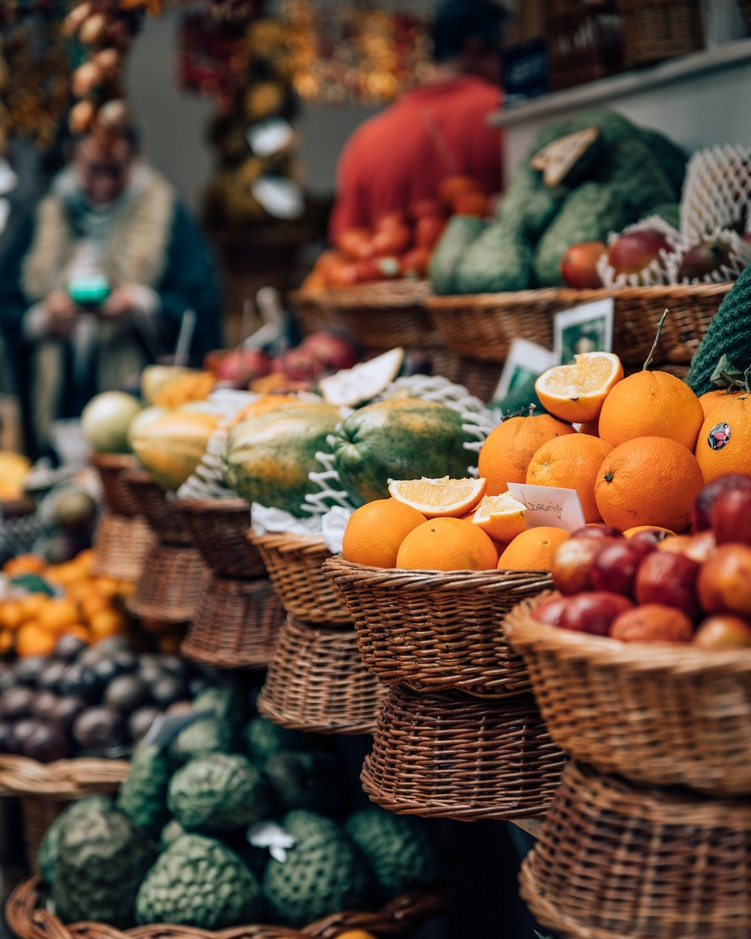
%> input picture Imagenes/fruits.jpg, 751 x 939 px, shrunk from 2400 x 3000 before the run
$ octave clase_3_conversion_grises.m   (GNU Octave 9; MATLAB toolbox functions it lacks are replaced by stand-ins)
%> lines starting %> are read from the running program, lines starting %| are printed output that depends on the picture
clc
clear all
close all
%% Lectura de la imagen
img = imread('fruits.jpg');
%> img is the input picture: size 939x751x3 uint8; mean R, G, B 99.8, 75.5, 59.6
figure(1)
imshow(img)
impixelinfo
%% Conversi髇 a escala de grises
img_gris = rgb2gray(img);
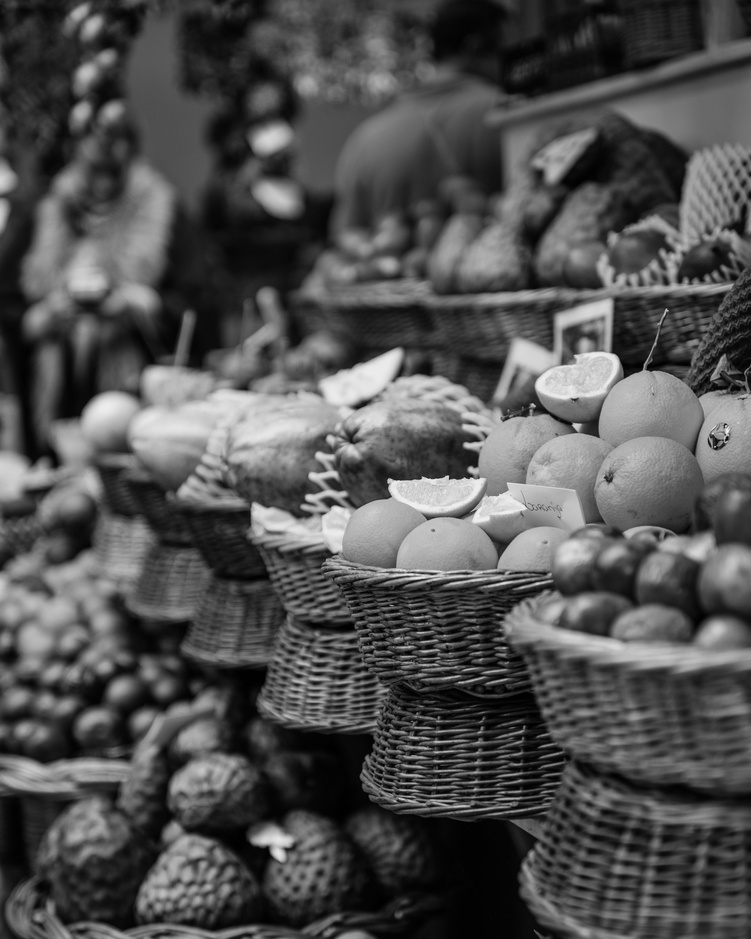
%> img_gris: size 939x751 uint8; min 0, max 244, mean 81
% figure(2)
% imshow(img_gris)

%% Extracci髇 de los canales a color R-G-B

img_R = img;
img_R(:,:,2) = 0;
img_R(:,:,3) = 0;
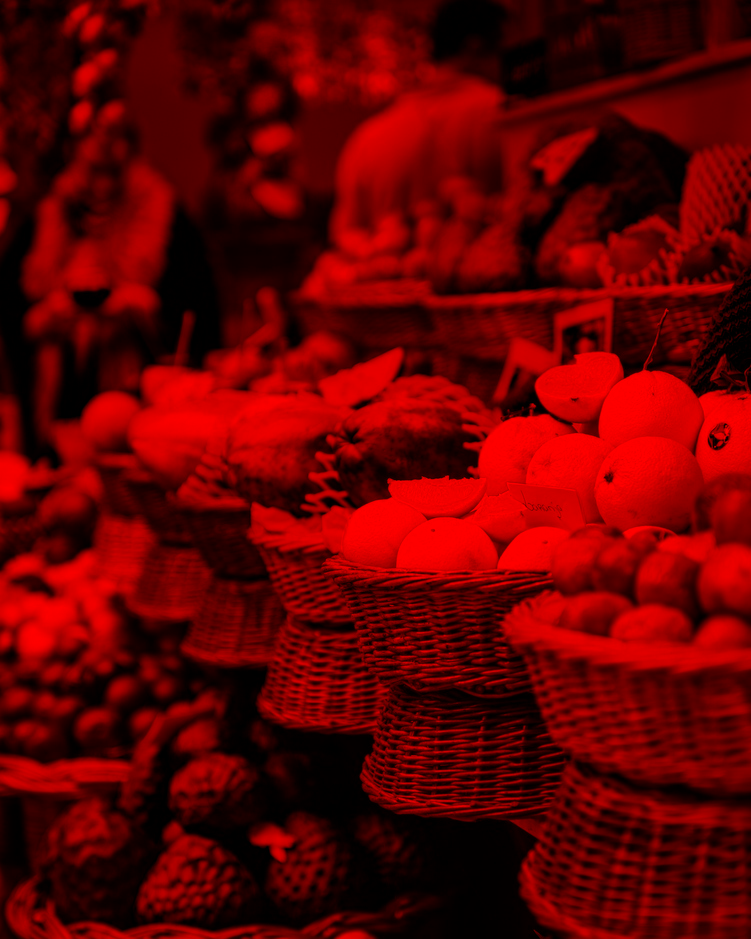
%> img_R: size 939x751x3 uint8; mean R, G, B 99.8, 0, 0
% figure(3)
% imshow(img_R)

img_G = img;
img_G(:,:,1) = 0;
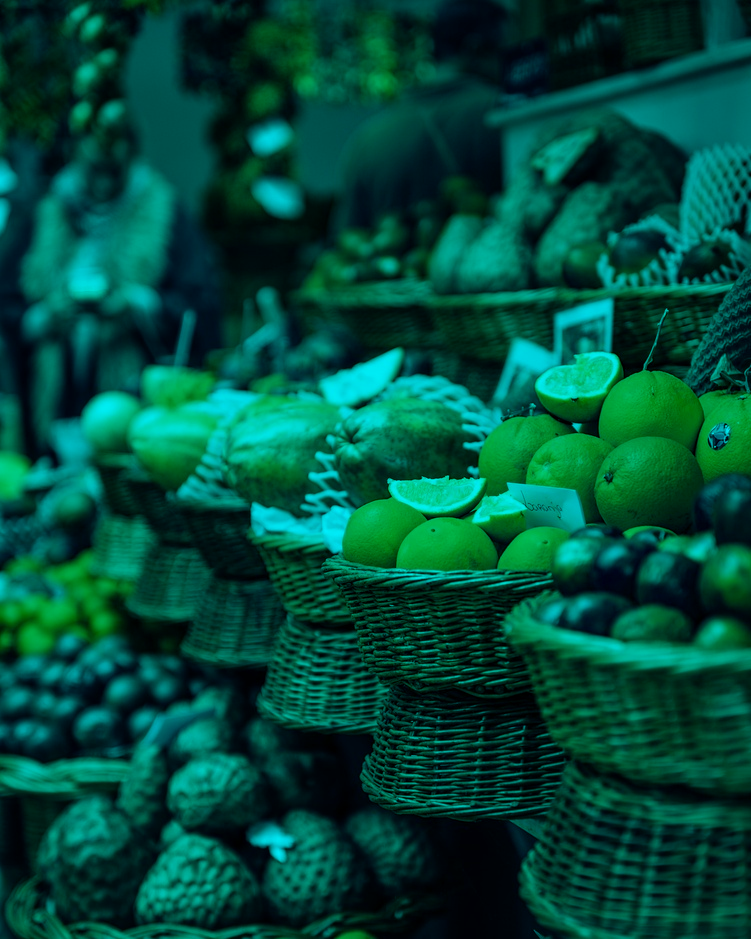
%> img_G: size 939x751x3 uint8; mean R, G, B 0, 75.5, 59.6
img_G(:,:,3) = 0;
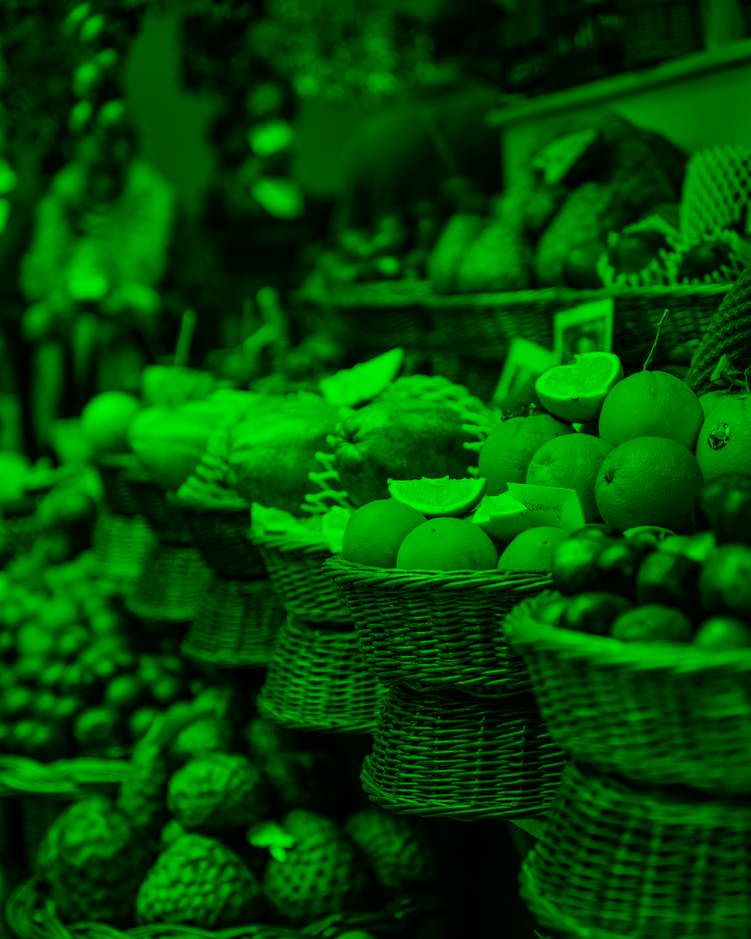
%> img_G: size 939x751x3 uint8; mean R, G, B 0, 75.5, 0
% figure(4)
% imshow(img_G)


img_B = img;
img_B(:,:,1) = 0;
img_B(:,:,2) = 0;
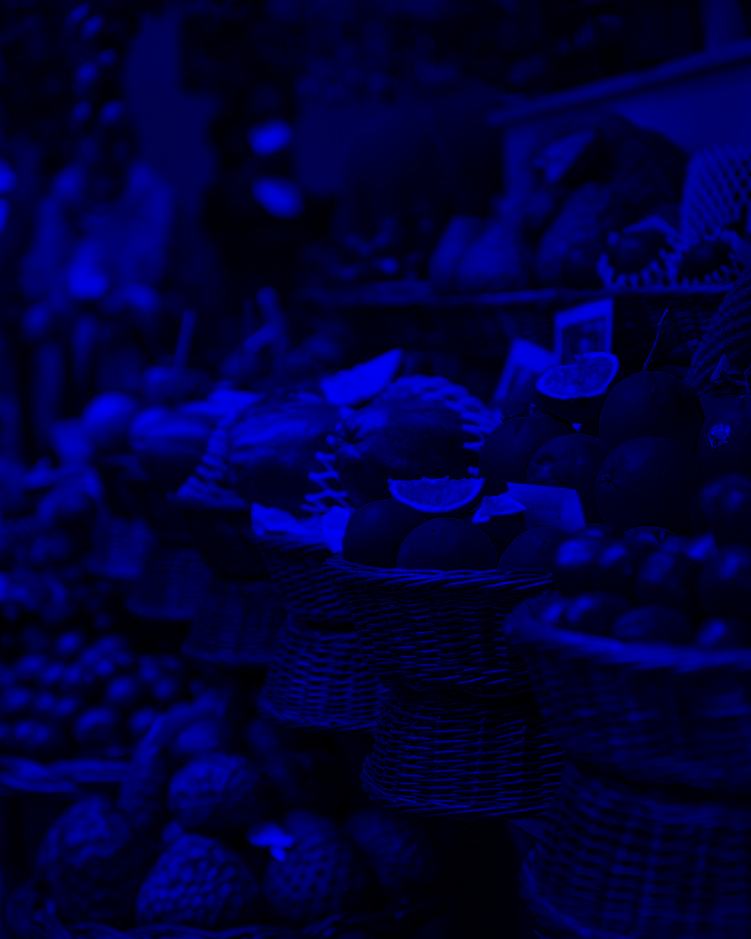
%> img_B: size 939x751x3 uint8; mean R, G, B 0, 0, 59.6
% figure(5)
% imshow(img_B)

figure(2)
subplot(2,2,1)
imshow(img_gris)
subplot(2,2,2)
imshow(img_R)
subplot(2,2,3)
imshow(img_G)
subplot(2,2,4)
imshow(img_B)


%% Combinaci髇 de canales

img_1 = img_R + img_G;
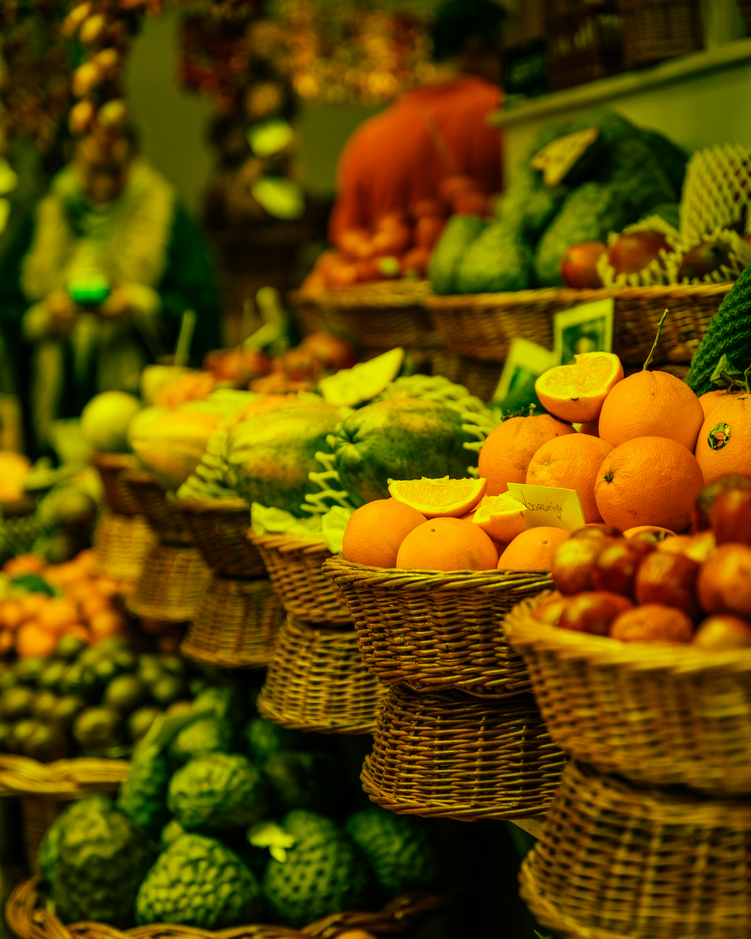
%> img_1: size 939x751x3 uint8; mean R, G, B 99.8, 75.5, 0
figure(3)
imshow(img_1)

img_2 = img_G + img_B;
figure(4)
imshow(img_2)

img_3 = img_R + img_B;
figure(5)
imshow(img_3)

$ run again, with Imagenes/ajuste_imagen.jpg copied over Imagenes/fruits.jpg
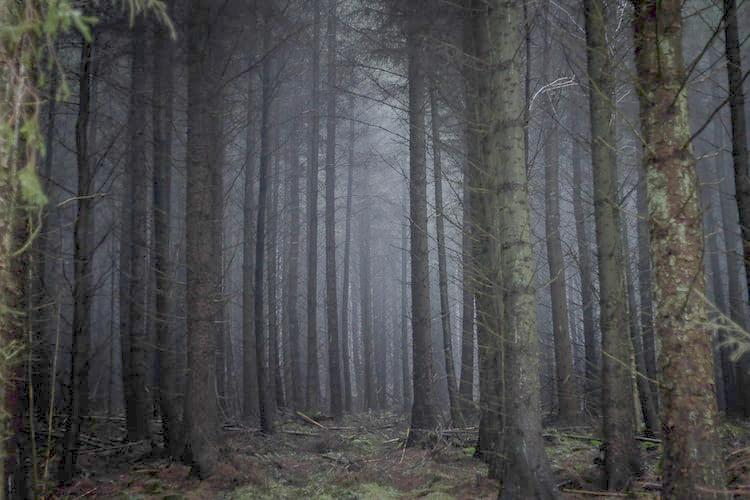
%> input picture Imagenes/ajuste_imagen.jpg, 750 x 500 px
%> img is the input picture: size 500x750x3 uint8; mean R, G, B 76.7, 77, 78.4
%> `img_B(:,:,2) = 0;`:
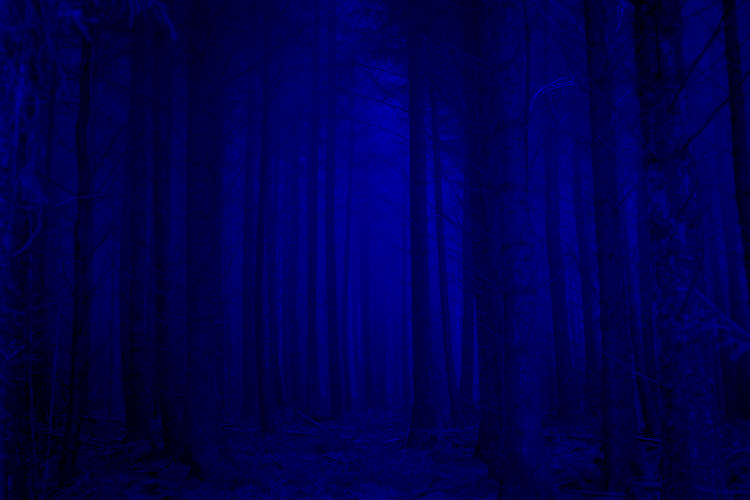
%> img_B: size 500x750x3 uint8; mean R, G, B 0, 0, 78.4
%> `img_1 = img_R + img_G;`:
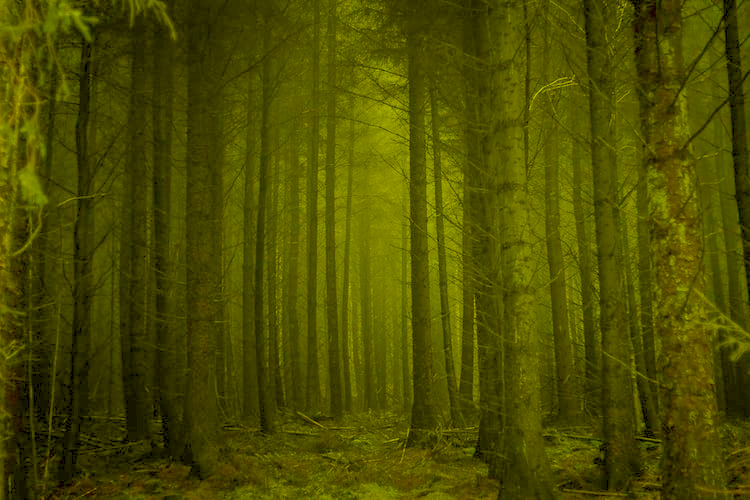
%> img_1: size 500x750x3 uint8; mean R, G, B 76.7, 77, 0

$ run again, with Imagenes/avellanas.jpg copied over Imagenes/fruits.jpg
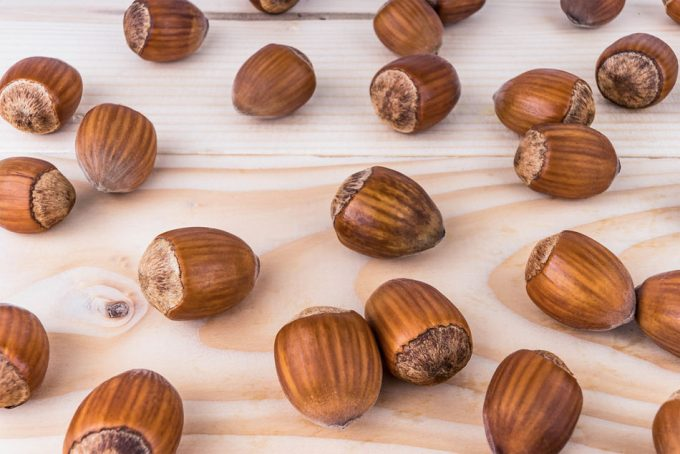
%> input picture Imagenes/avellanas.jpg, 680 x 454 px
%> img is the input picture: size 454x680x3 uint8; mean R, G, B 192.2, 154.7, 137
%> `img_B(:,:,2) = 0;`:
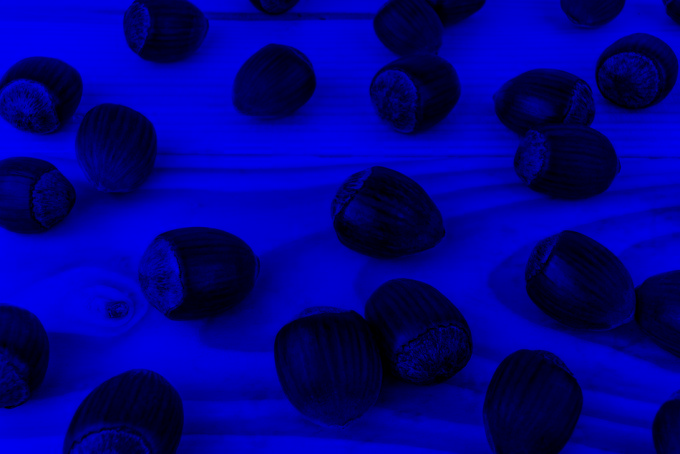
%> img_B: size 454x680x3 uint8; mean R, G, B 0, 0, 137
%> `img_1 = img_R + img_G;`:
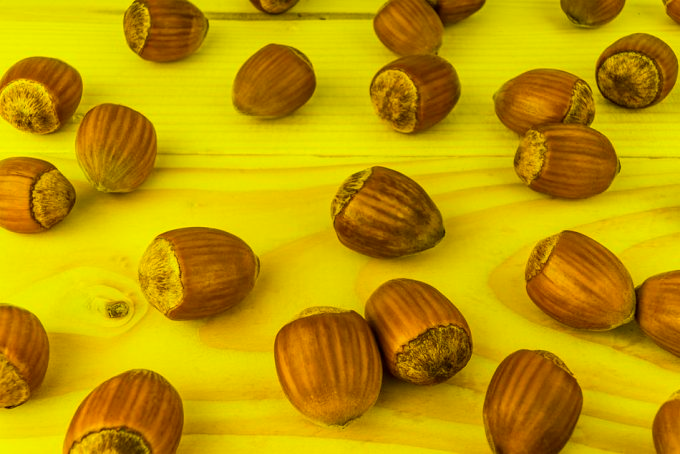
%> img_1: size 454x680x3 uint8; mean R, G, B 192.2, 154.7, 0
